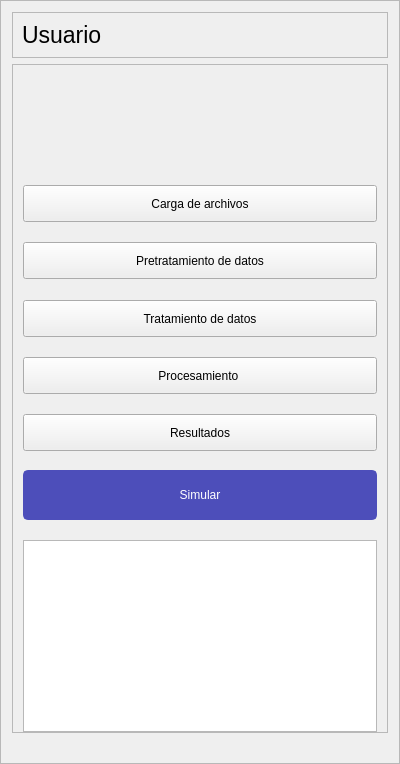
         <widget class="QFrame" name="frame">
          <property name="minimumSize">
           <size>
            <width>400</width>
            <height>0</height>
           </size>
          </property>
          <property name="maximumSize">
           <size>
            <width>400</width>
            <height>16777215</height>
           </size>
          </property>
          <property name="frameShape">
           <enum>QFrame::StyledPanel</enum>
          </property>
          <property name="frameShadow">
           <enum>QFrame::Raised</enum>
          </property>
          <layout class="QVBoxLayout" name="verticalLayout">
           <property name="bottomMargin">
            <number>30</number>
           </property>
           <item>
            <widget class="QFrame" name="frame_3">
             <property name="maximumSize">
              <size>
               <width>16777215</width>
               <height>50</height>
              </size>
             </property>
             <property name="frameShape">
              <enum>QFrame::StyledPanel</enum>
             </property>
             <property name="frameShadow">
              <enum>QFrame::Raised</enum>
             </property>
             <layout class="QVBoxLayout" name="verticalLayout_2">
              <item>
               <widget class="QLabel" name="label_3">
                <property name="font">
                 <font>
                  <pointsize>17</pointsize>
                 </font>
                </property>
                <property name="text">
                 <string>Usuario</string>
                </property>
                <property name="alignment">
                 <set>Qt::AlignBottom|Qt::AlignLeading|Qt::AlignLeft</set>
                </property>
               </widget>
              </item>
             </layout>
            </widget>
           </item>
           <item>
            <widget class="QFrame" name="frame_4">
             <property name="frameShape">
              <enum>QFrame::StyledPanel</enum>
             </property>
             <property name="frameShadow">
              <enum>QFrame::Raised</enum>
             </property>
             <layout class="QVBoxLayout" name="verticalLayout_3">
              <property name="spacing">
               <number>20</number>
              </property>
              <property name="leftMargin">
               <number>10</number>
              </property>
              <property name="topMargin">
               <number>120</number>
              </property>
              <property name="rightMargin">
               <number>10</number>
              </property>
              <property name="bottomMargin">
               <number>0</number>
              </property>
              <item>
               <widget class="QPushButton" name="btnCarga">
                <property name="minimumSize">
                 <size>
                  <width>0</width>
                  <height>37</height>
                 </size>
                </property>
                <property name="maximumSize">
                 <size>
                  <width>12321321</width>
                  <height>37</height>
                 </size>
                </property>
                <property name="cursor">
                 <cursorShape>PointingHandCursor</cursorShape>
                </property>
                <property name="text">
                 <string>Carga de archivos</string>
                </property>
               </widget>
              </item>
              <item>
               <widget class="QPushButton" name="btnPreta">
                <property name="minimumSize">
                 <size>
                  <width>0</width>
                  <height>37</height>
                 </size>
                </property>
                <property name="cursor">
                 <cursorShape>PointingHandCursor</cursorShape>
                </property>
                <property name="text">
                 <string>Pretratamiento de datos</string>
                </property>
               </widget>
              </item>
              <item>
               <widget class="QPushButton" name="btnTrata">
                <property name="minimumSize">
                 <size>
                  <width>0</width>
                  <height>37</height>
                 </size>
                </property>
                <property name="maximumSize">
                 <size>
                  <width>16777215</width>
                  <height>35</height>
                 </size>
                </property>
                <property name="cursor">
                 <cursorShape>PointingHandCursor</cursorShape>
                </property>
                <property name="text">
                 <string>Tratamiento de datos</string>
                </property>
               </widget>
              </item>
              <item>
               <widget class="QPushButton" name="btnProce">
                <property name="minimumSize">
                 <size>
                  <width>0</width>
                  <height>37</height>
                 </size>
                </property>
                <property name="maximumSize">
                 <size>
                  <width>16777215</width>
                  <height>35</height>
                 </size>
                </property>
                <property name="cursor">
                 <cursorShape>PointingHandCursor</cursorShape>
                </property>
                <property name="text">
                 <string>Procesamiento </string>
                </property>
               </widget>
              </item>
              <item>
               <widget class="QPushButton" name="btnResult">
                <property name="minimumSize">
                 <size>
                  <width>0</width>
                  <height>37</height>
                 </size>
                </property>
                <property name="maximumSize">
                 <size>
                  <width>16777215</width>
                  <height>35</height>
                 </size>
                </property>
                <property name="cursor">
                 <cursorShape>PointingHandCursor</cursorShape>
                </property>
                <property name="text">
                 <string>Resultados</string>
                </property>
               </widget>
              </item>
              <item>
               <widget class="QPushButton" name="btnSimulator">
                <property name="minimumSize">
                 <size>
                  <width>0</width>
                  <height>50</height>
                 </size>
                </property>
                <property name="maximumSize">
                 <size>
                  <width>16777215</width>
                  <height>50</height>
                 </size>
                </property>
                <property name="cursor">
                 <cursorShape>PointingHandCursor</cursorShape>
                </property>
                <property name="styleSheet">
                 <string notr="true">#btnSimulator{
border:2px solid  #4d4eba;
background-color:#4d4eba ;
border-radius: 5px;
color:white;
padding:5px 7px;

}
#btnSimulator:hover
{
background-color:#6c70ca;
color:#f6f8ff;
}
</string>
                </property>
                <property name="text">
                 <string>Simular</string>
                </property>
               </widget>
              </item>
              <item>
               <widget class="QTextEdit" name="textEditLogs">
                <property name="readOnly">
                 <bool>true</bool>
                </property>
               </widget>
              </item>
             </layout>
            </widget>
           </item>
          </layout>
         </widget>
